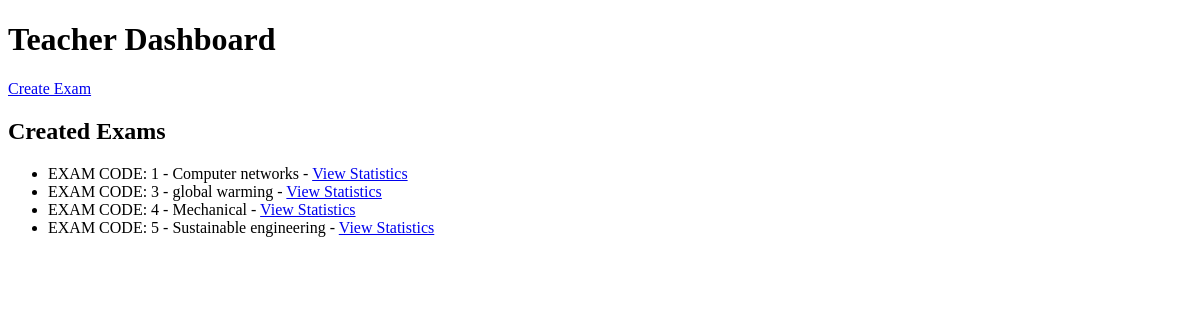
Page /dashboard_teacher (signed in) on the earlier database version.
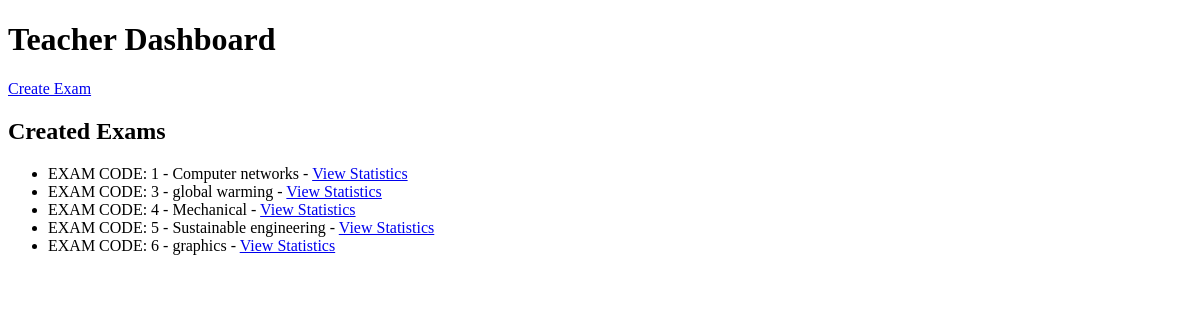
Same page on the later database version.
### tables this page shows
CREATE TABLE Exam (
                            id INTEGER PRIMARY KEY AUTOINCREMENT,
                            teacher_id INTEGER,
                            title TEXT,
                            total_marks INTEGER);

### moved/app.py (the view)
@app.route('/dashboard_teacher')
def dashboard_teacher():
    if 'teacher_id' not in session:
        return redirect('/login_teacher')
    teacher_id = session['teacher_id']
    with sqlite3.connect('database.db') as conn:
        cursor = conn.cursor()
        cursor.execute("SELECT * FROM Exam WHERE teacher_id = ?", (teacher_id,))
        exams = cursor.fetchall()
    return render_template('dashboard_teacher.html', exams=exams)

### moved/templates/dashboard_teacher.html (shortened to what this page needs)
<!DOCTYPE html>
<html>
<head>
</head>
<body>
    <h1>Teacher Dashboard</h1>
    <a href="/create_exam">Create Exam</a><br>
    <h2>Created Exams</h2>
    <ul>
        {% for exam in exams %}
            <li>EXAM CODE: {{ exam[0] }} - {{ exam[2] }}
                - <a href="/exam_details/{{ exam[0] }}">View Statistics</a>
            </li>
        {% endfor %}
    </ul>
</body>
</html>

Differences in the rows shown:
added Exam: id "6", title "graphics"
